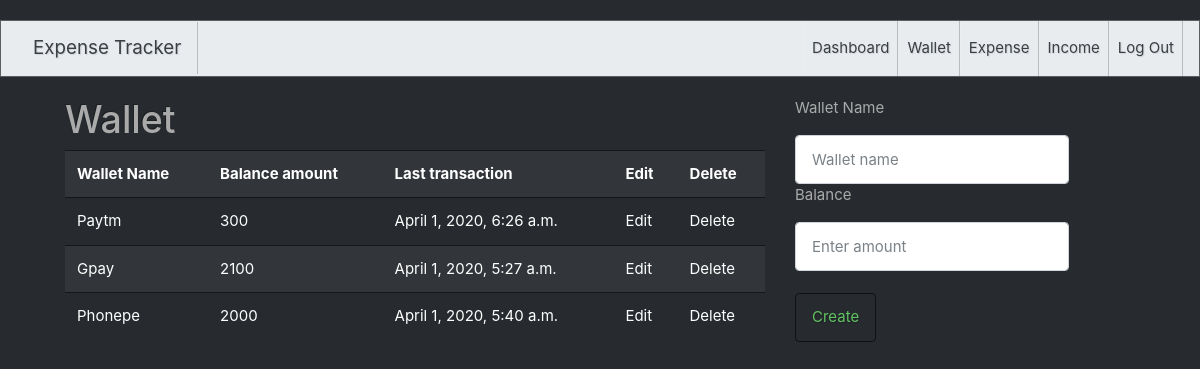
Page /wallet/ (signed in) on the earlier database version.
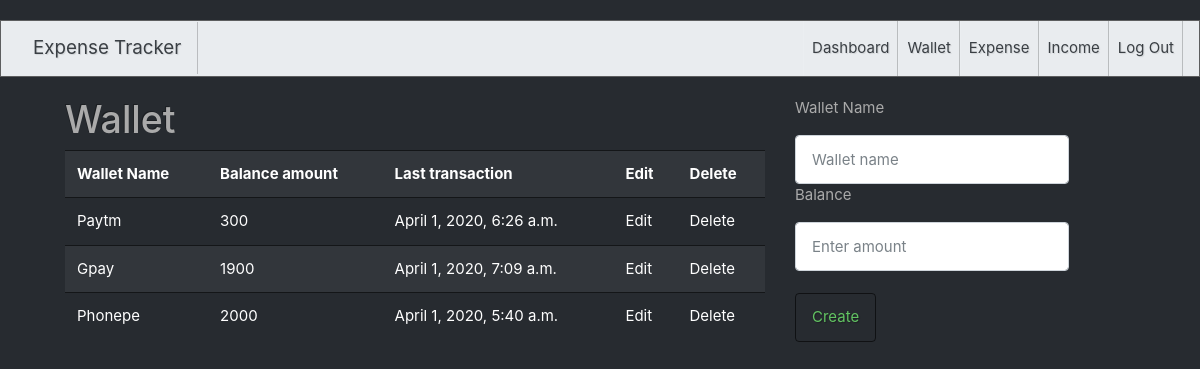
Same page on the later database version.
### tracker/models.py (models this page shows)
class Wallet(models.Model):
    name=models.CharField(max_length=100)
    balance=models.IntegerField()
    last_transaction=models.DateTimeField(auto_now=True)
    user=models.ForeignKey(User,on_delete=models.CASCADE,null=True,blank=True)

### tracker/views.py (the view)
# urls.py: path('wallet/',get_all_wallet),
def get_all_wallet(request):
    user=request.user
    all_wallet=Wallet.objects.filter(user=user)
    return render(request,"wallet.html",{"wallet":all_wallet})

### tracker/templates/wallet.html (shortened to what this page needs)
{% extends 'bootswatch.html' %}
{% block body %}
<div class="container" style="display: flex; ">
    <div style="margin-right: 30px;">
        <h1>Wallet</h1>
       <table class="table table-striped" style="width: 700px;">
           <tr>
               <th>Wallet Name</th>
               <th>Balance amount</th>
               <th>Last transaction</th>
               <th>Edit</th>
               <th>Delete</th>
           </tr>
       {% for wal in wallet %}
           <tr>
               <td>{{wal.name}}</td>
               <td>{{wal.balance}}</td>
               <td>{{wal.last_transaction}}</td>
               <td><a href="/edit_wallet/{{wal.id}}/">Edit</a></td>
               <td><a href="/delete_wallet/{{wal.id}}/">Delete</a></td>
           </tr>
       {% endfor %}
      </table>
    </div>
    <div style="max-width: 300px;">
        <form action="/create_wallet/" method="post" class="form-group">
         <p>Wallet Name</p>
         <input type="text" name="wallet_name" placeholder="Wallet name" class="form-control">
         <p>Balance</p>
         <input type="number" name="wallet_balance" placeholder="Enter amount" class="form-control" >
         <br>
         <button type="submit" class="btn btn-outline-success">Create</button>
         </form>
    </div>
   </div>
{% endblock %}

Differences in the rows shown:
changed Wallet "Gpay": balance "2100" → "1900"; last_transaction "April 1, 2020, 5:27 a.m." → "April 1, 2020, 7:09 a.m."
